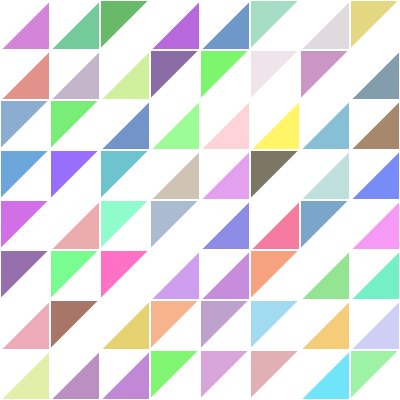
Frame 1 (no input)
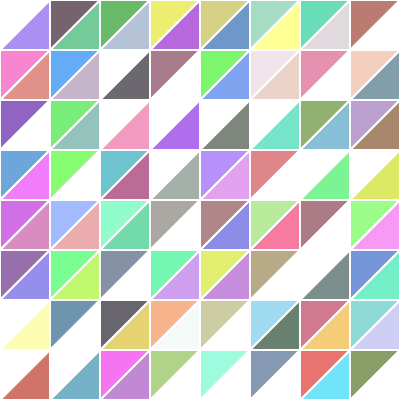
Frame 2 (the mouse pressed at the canvas centre, redrawn once)

The p5.js sketch that drew these frames (run headless with seeded random() and noise() and a simulated clock; the mouse was pressed at the canvas centre and the sketch redrawn once):

// p5.js sketch
// ── sketch.js
//Act 5: Pattern
function setup() {
  createCanvas(400, 400);
  noLoop(); // Static pattern
}

function draw() {
  
  let gridSize = 50; // Size of each triangle block
  for (let x = 0; x < width; x += gridSize) {
    for (let y = 0; y < height; y += gridSize) {
      
      let randomColor = color(random(100, 255), random(100, 255), random(100, 255));
      let flip = random() > 0.5; // Randomly decide triangle orientation
      
      fill(randomColor);
      stroke(255);
      strokeWeight(2);
      
      if (flip) {
        triangle(x, y, x + gridSize, y, x, y + gridSize);
      } else {
        triangle(x + gridSize, y, x + gridSize, y + gridSize, x, y + gridSize);
      }
    }
  }
}
